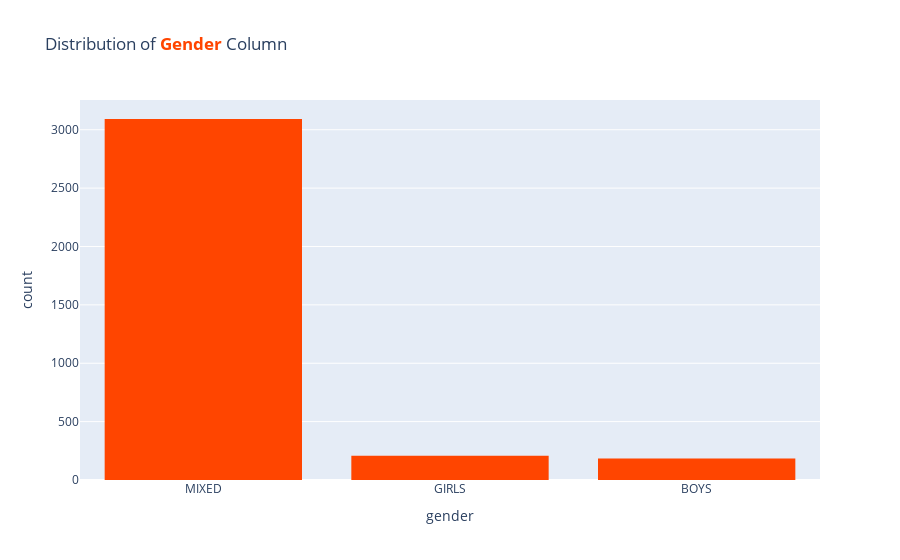

Notebook code for this chart:
### Code cell
# Histogram for gender column

fig = px.histogram(df, x="gender", title='Distribution of <b style="color:orangered">Gender</b> Column', color_discrete_sequence=['orangered'])
fig.show()

### Figure 1 — Plotly figure (JSON) as saved in the notebook; plotly's stock layout.template omitted (floating-point values rounded to 4 significant figures; data arrays with more than 128 entries replaced by an {"elided": "..."} marker saying what was removed)
{"data": [{"alignmentgroup": "True", "bingroup": "x", "hovertemplate": "gender=%{x}<br>count=%{y}<extra></extra>", "legendgroup": "", "marker": {"color": "orangered"}, "name": "", "offsetgroup": "", "orientation": "v", "showlegend": false, "type": "histogram", "x": {"elided": "3485 str values"}, "xaxis": "x", "yaxis": "y"}], "layout": {"barmode": "relative", "legend": {"tracegroupgap": 0}, "title": {"text": "Distribution of <b style=\"color:orangered\">Gender</b> Column"}, "xaxis": {"anchor": "y", "domain": [0, 1], "title": {"text": "gender"}}, "yaxis": {"anchor": "x", "domain": [0, 1], "title": {"text": "count"}}}}
